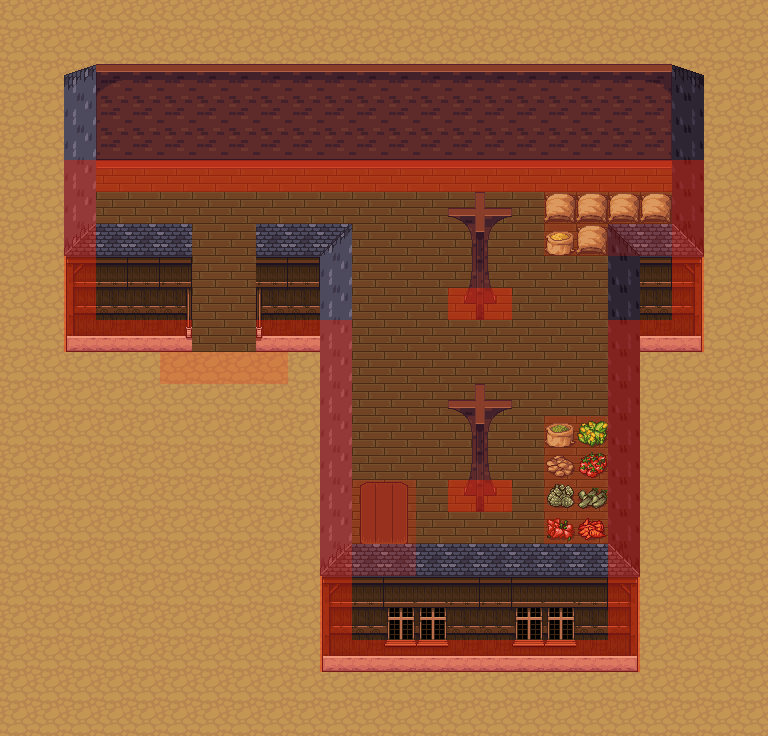

This game map was drawn from its Tiled (.tmx) file and the tilesets committed beside it. A one-line description and the full map source follow:
An orthogonal 24x23 tile map with 32x32 px tiles, 3 tile layers (background, object, collision), 4 tilesets and 2 objects (teleport, quartermaster).

<map version="1.0" orientation="orthogonal" width="24" height="23" tilewidth="32" tileheight="32">
 <properties>
  <property name="music" value="calmtown.ogg" />
  <property name="tileset" value="interior.txt" />
  <property name="title" value="Granary" />
 </properties>
 <tileset firstgid="1" name="tiled_collision" tilewidth="32" tileheight="32">
  <image source="tiled_collision.png" width="480" height="32" />
 </tileset>
 <tileset firstgid="16" name="interior_background" tilewidth="32" tileheight="32">
  <image source="interior tiles/interior_background.png" width="864" height="832" />
 </tileset>
 <tileset firstgid="718" name="intfurniture" tilewidth="32" tileheight="64">
  <image source="interior tiles/intfurniture.png" width="671" height="512" />
 </tileset>
 <tileset firstgid="878" name="interiorbuildings" tilewidth="32" tileheight="128">
  <image source="interior tiles/interiorbuildings.png" width="672" height="768" />
 </tileset>
 <layer name="background" width="24" height="23">
  <data encoding="csv">
489,489,489,489,489,489,489,489,489,489,489,489,489,489,489,489,489,489,489,489,489,489,489,489,
489,489,489,489,489,489,489,489,489,489,489,489,489,489,489,489,489,489,489,489,489,489,489,489,
489,489,489,489,489,489,489,489,489,489,489,489,489,489,489,489,489,489,489,489,489,489,489,489,
489,489,489,489,489,489,489,489,489,489,489,489,489,489,489,489,489,489,489,489,489,489,489,489,
489,489,489,489,489,489,489,489,489,489,489,489,489,489,489,489,489,489,489,489,489,489,489,489,
489,489,489,156,156,156,156,156,156,156,156,156,156,156,156,156,156,156,156,156,156,489,489,489,
489,489,489,156,156,156,156,156,156,156,156,156,156,156,156,156,156,156,156,156,156,489,489,489,
489,489,489,156,156,156,156,156,156,156,156,156,156,156,156,156,156,156,156,156,156,489,489,489,
489,489,489,156,156,156,156,156,156,156,156,156,156,156,156,156,156,156,156,156,156,489,489,489,
489,489,489,156,156,156,156,156,156,156,156,156,156,156,156,156,156,156,156,156,156,489,489,489,
489,489,489,156,156,156,156,156,156,156,156,156,156,156,156,156,156,156,156,156,489,489,489,489,
489,489,489,489,489,489,489,489,489,489,489,156,156,156,156,156,156,156,156,156,489,489,489,489,
489,489,489,489,489,489,489,489,489,489,489,156,156,156,156,156,156,156,156,489,489,489,489,489,
489,489,489,489,489,489,489,489,489,489,489,156,156,156,156,156,156,156,156,489,489,489,489,489,
489,489,489,489,489,489,489,489,489,489,489,156,156,156,156,156,156,156,156,489,489,489,489,489,
489,489,489,489,489,489,489,489,489,489,489,156,156,156,156,156,156,156,156,489,489,489,489,489,
489,489,489,489,489,489,489,489,489,489,489,156,156,156,156,156,156,156,156,489,489,489,489,489,
489,489,489,489,489,489,489,489,489,489,489,156,156,156,156,156,156,156,156,489,489,489,489,489,
489,489,489,489,489,489,489,489,489,489,489,156,156,156,156,156,156,156,156,489,489,489,489,489,
489,489,489,489,489,489,489,489,489,489,489,156,156,156,156,156,156,156,156,489,489,489,489,489,
489,489,489,489,489,489,489,489,489,489,489,489,489,489,489,489,489,489,489,489,489,489,489,489,
489,489,489,489,489,489,489,489,489,489,489,489,489,489,489,489,489,489,489,489,489,489,489,489,
489,489,489,489,489,489,489,489,489,489,489,489,489,489,489,489,489,489,489,489,489,489,489,489
</data>
 </layer>
 <layer name="object" width="24" height="23">
  <data encoding="csv">
0,0,0,0,0,0,0,0,0,0,0,0,0,0,0,0,0,0,0,0,0,0,0,0,
0,0,0,0,0,0,0,0,0,0,0,0,0,0,0,0,0,0,0,0,0,0,0,0,
0,0,0,0,0,0,0,0,0,0,0,0,0,0,0,0,0,0,0,0,0,0,0,0,
0,0,0,0,0,0,0,0,0,0,0,0,0,0,0,0,0,0,0,0,0,0,0,0,
0,0,0,0,0,0,0,0,0,0,0,0,0,0,0,0,0,0,0,0,0,0,0,0,
0,0,897,962,963,963,963,963,963,963,963,963,963,963,963,963,963,963,963,963,964,898,0,0,
0,0,896,0,0,0,0,0,0,0,0,0,0,0,0,0,0,181,181,181,181,895,0,0,
0,0,896,0,0,0,0,0,0,0,0,0,0,0,0,0,0,182,181,0,0,895,0,0,
0,0,896,0,0,0,0,0,0,0,0,0,0,0,0,0,0,0,0,0,0,895,0,0,
0,0,896,0,0,0,0,0,0,0,0,0,0,0,950,951,0,0,0,0,0,895,0,0,
0,0,920,921,921,923,0,0,928,921,935,0,0,0,0,0,0,0,0,936,921,934,0,0,
0,0,0,0,0,0,0,0,0,0,896,0,0,0,0,0,0,0,0,895,0,0,0,0,
0,0,0,0,0,0,0,0,0,0,896,0,0,0,0,0,0,0,0,895,0,0,0,0,
0,0,0,0,0,0,0,0,0,0,896,0,0,0,0,0,0,209,189,895,0,0,0,0,
0,0,0,0,0,0,0,0,0,0,896,0,0,0,0,0,0,187,188,895,0,0,0,0,
0,0,0,0,0,0,0,0,0,0,896,0,0,0,950,951,0,185,186,895,0,0,0,0,
0,0,0,0,0,0,0,0,0,0,896,802,803,0,0,0,0,183,184,895,0,0,0,0,
0,0,0,0,0,0,0,0,0,0,896,0,0,0,0,0,0,0,0,895,0,0,0,0,
0,0,0,0,0,0,0,0,0,0,896,0,0,0,0,0,0,0,0,895,0,0,0,0,
0,0,0,0,0,0,0,0,0,0,896,0,0,0,0,0,0,0,0,895,0,0,0,0,
0,0,0,0,0,0,0,0,0,0,920,921,922,922,921,921,922,922,921,934,0,0,0,0,
0,0,0,0,0,0,0,0,0,0,0,0,0,0,0,0,0,0,0,0,0,0,0,0,
0,0,0,0,0,0,0,0,0,0,0,0,0,0,0,0,0,0,0,0,0,0,0,0
</data>
 </layer>
 <layer name="collision" width="24" height="23">
  <data encoding="csv">
0,0,0,0,0,0,0,0,0,0,0,0,0,0,0,0,0,0,0,0,0,0,0,0,
0,0,0,0,0,0,0,0,0,0,0,0,0,0,0,0,0,0,0,0,0,0,0,0,
0,0,0,0,0,0,0,0,0,0,0,0,0,0,0,0,0,0,0,0,0,0,0,0,
0,0,0,0,0,0,0,0,0,0,0,0,0,0,0,0,0,0,0,0,0,0,0,0,
0,0,0,0,0,0,0,0,0,0,0,0,0,0,0,0,0,0,0,0,0,0,0,0,
0,0,1,1,1,1,1,1,1,1,1,1,1,1,1,1,1,1,1,1,1,1,0,0,
0,0,1,0,0,0,0,0,0,0,0,0,0,0,0,0,0,3,3,3,3,1,0,0,
0,0,1,0,0,0,0,0,0,0,0,0,0,0,0,0,0,3,3,3,3,1,0,0,
0,0,1,0,0,0,0,0,0,0,0,0,0,0,0,0,0,0,0,0,0,1,0,0,
0,0,1,0,0,0,0,0,0,0,0,0,0,0,1,1,0,0,0,0,0,1,0,0,
0,0,1,1,1,1,0,0,1,1,1,0,0,0,0,0,0,0,0,1,1,1,0,0,
0,0,0,0,0,3,3,3,3,0,1,0,0,0,0,0,0,0,0,1,0,0,0,0,
0,0,0,0,0,0,0,0,0,0,1,0,0,0,0,0,0,0,0,1,0,0,0,0,
0,0,0,0,0,0,0,0,0,0,1,0,0,0,0,0,0,3,3,1,0,0,0,0,
0,0,0,0,0,0,0,0,0,0,1,0,0,0,0,0,0,3,3,1,0,0,0,0,
0,0,0,0,0,0,0,0,0,0,1,3,3,0,1,1,0,3,3,1,0,0,0,0,
0,0,0,0,0,0,0,0,0,0,1,3,3,0,0,0,0,3,3,1,0,0,0,0,
0,0,0,0,0,0,0,0,0,0,1,3,3,0,0,0,0,0,0,1,0,0,0,0,
0,0,0,0,0,0,0,0,0,0,1,0,0,0,0,0,0,0,0,1,0,0,0,0,
0,0,0,0,0,0,0,0,0,0,1,0,0,0,0,0,0,0,0,1,0,0,0,0,
0,0,0,0,0,0,0,0,0,0,1,1,1,1,1,1,1,1,1,1,0,0,0,0,
0,0,0,0,0,0,0,0,0,0,0,0,0,0,0,0,0,0,0,0,0,0,0,0,
0,0,0,0,0,0,0,0,0,0,0,0,0,0,0,0,0,0,0,0,0,0,0,0
</data>
 </layer>
 <objectgroup name="event" width="24" height="23">
  <object name="Teleport to Laurelia" type="teleport" x="192" y="320" width="64" height="32">
   <properties>
    <property name="intermap" value="laurelia.txt,91,100" />
   </properties>
  </object>
 </objectgroup>
 <objectgroup name="npc" width="24" height="23">
  <object name="Quartermaster" type="quartermaster" x="544" y="352" width="32" height="32" />
 </objectgroup>
</map>
